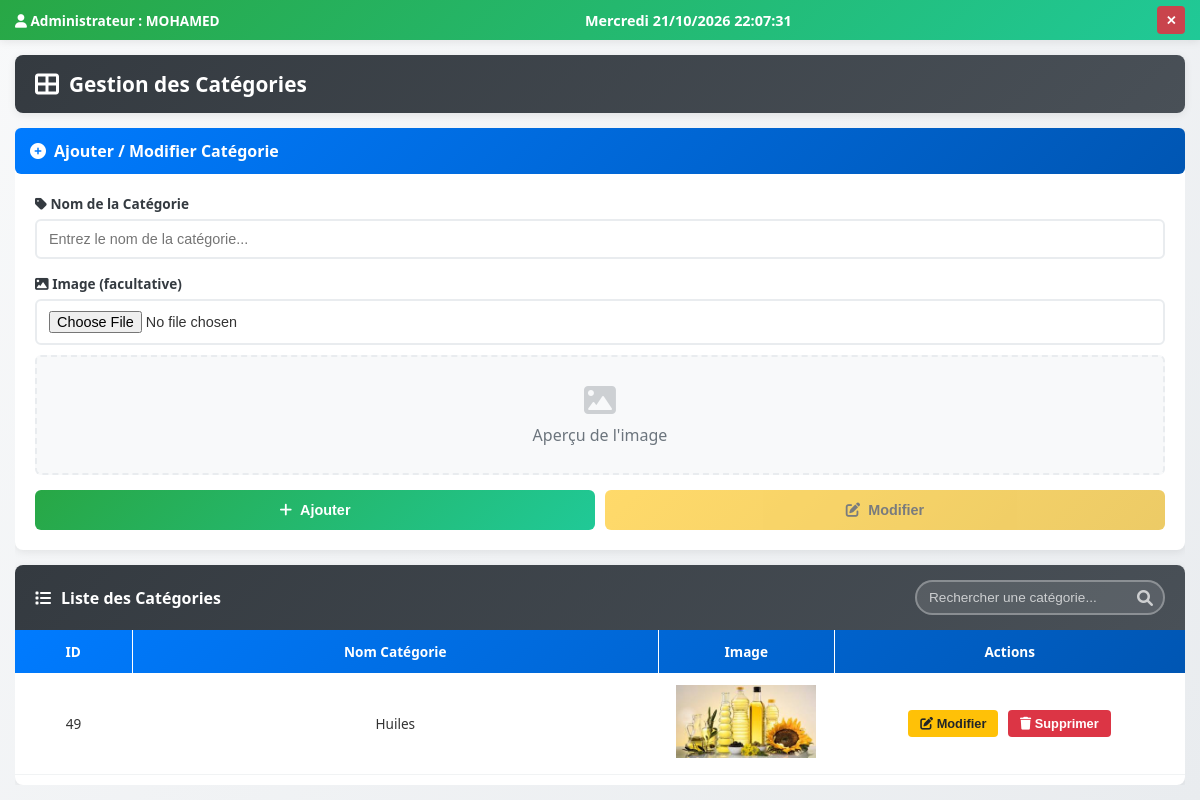
The app's page /php/categories.php (signed in), older data.
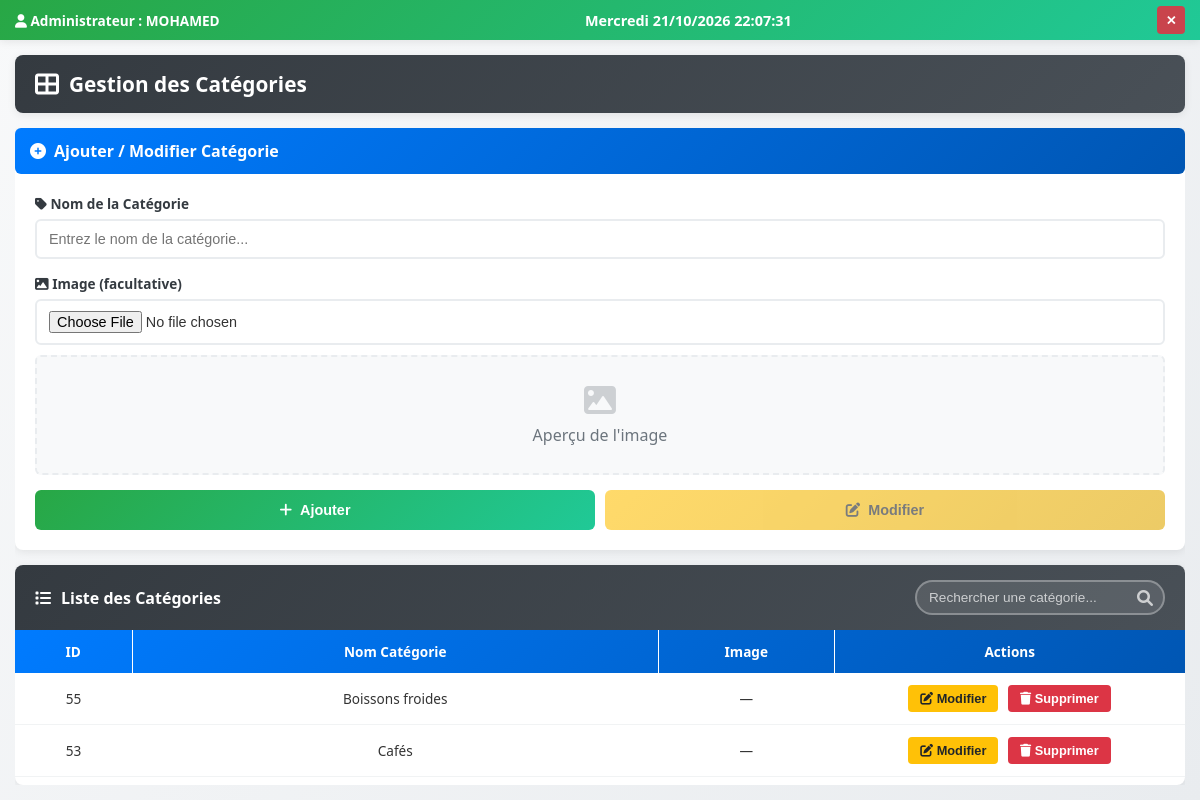
The same page, newer data.
### tables this page shows
CREATE TABLE `categories` (
  `id` int(11) NOT NULL,
  `name` varchar(100) NOT NULL,
  `image` varchar(255) DEFAULT NULL
);

### php/categories.php (the view, shortened to what this page needs)
<?php
require_once('db_connection.php');
?>
<!DOCTYPE html>
<html lang="fr" dir="ltr">
<head>
    <link href="https://cdnjs.cloudflare.com/ajax/libs/font-awesome/6.0.0/css/all.min.css" rel="stylesheet">
    <link rel="stylesheet" href="../css/categories.css">
    <link rel="stylesheet" href="../css/global.css">
</head>
<body>
    <header class="header">
        <div class="header-left">
            <span><i class="fas fa-user"></i> Administrateur : <?php echo strtoupper(htmlspecialchars($_SESSION['username'] ?? 'ADMIN')); ?></span>
        </div>
        <div class="header-center">
            <span id="current-time"></span>
        </div>
        <div class="header-right">
            <button class="close-btn" onclick="location.href='menu.php'">✕</button>
        </div>
    </header>
    <div class="container">
        <div class="page-title">
            <i class="fas fa-th-large"></i>
            <h2>Gestion des Catégories</h2>
        </div>
        <div class="content-wrapper">
            <div class="form-section">
                <div class="form-header">
                    <i class="fas fa-plus-circle"></i>
                    <span>Ajouter / Modifier Catégorie</span>
                </div>
                <form method="POST" enctype="multipart/form-data" >
                    <div class="form-group">
                        <label for="category-name">
                            <i class="fas fa-tag"></i> Nom de la Catégorie
                        </label>
                        <input
                            type="text"
                            name="name"
                            id="category-name"
                            placeholder="Entrez le nom de la catégorie..."
                            required
                        >
                    </div>
                    <div class="form-group">
                        <label for="category-image">
                            <i class="fas fa-image"></i> Image (facultative)
                        </label>
                        <input
                            type="file"
                            name="image"
                            id="category-image"
                        >
                        <div class="image-preview" id="imagePreview">
                            <div class="placeholder">
                                <i class="fas fa-image"></i>
                                <p>Aperçu de l'image</p>
                            </div>
                        </div>
                    </div>
                    <div class="btn-group">
                        <button type="submit" name="add" id="addCategory" class="btn btn-add">
                            <i class="fas fa-plus"></i> Ajouter
                        </button>
                        <button type="submit" name="update" id="updateCategory" class="btn btn-update" disabled>
                            <i class="fas fa-edit"></i> Modifier
                        </button>
                    </div>
                </form>
            </div>
            <div class="table-section">
                <div class="table-header">
                    <div class="table-title">
                        <i class="fas fa-list"></i>
                        <span>Liste des Catégories</span>
                    </div>
                    <div class="search-box">
                        <input
                            type="text"
                            id="search-input"
                            placeholder="Rechercher une catégorie..."
                        >
                        <i class="fas fa-search"></i>
                    </div>
                </div>
                <div class="table-container">
                    <table>
                        <thead>
                            <tr>
                                <th style="width: 10%;">ID</th>
                                <th style="width: 45%;">Nom Catégorie</th>
                                <th style="width: 15%;">Image</th>
                                <th style="width: 30%;">Actions</th>
                            </tr>
                        </thead>
                        <?php
                        $sql2 = 'SELECT c.* FROM categories c ORDER BY c.name';
                        $stmt = $pdo->prepare($sql2);
                        $stmt->execute();
                        $categories = $stmt->fetchAll(PDO::FETCH_ASSOC);
                        ?>
                        <tbody id="categories-tbody">
                            <?php foreach($categories as $category):?>
                                <tr class="category">
                                    <td><?=$category['id']?></td>
                                    <td><?=htmlspecialchars($category['name'])?></td>
                                    <td>
                                        <?php if ($category['image']): ?><img src="<?=htmlspecialchars($category['image'])?>" alt="<?=htmlspecialchars($category['name'])?>" style="width:140px;" class="category-image"><?php else: ?><span>—</span><?php endif; ?>
                                    </td>
                                    <td>
                                        <button class="action-btn btn-edit" >
                                            <i class="fas fa-edit"></i> Modifier
                                        </button>
                                        <form method="post" style="display:inline;">
                                            <button name="delete" class="action-btn btn-delete" onclick="return confirm('هل أنت متأكد من الحذف؟');" >
                                                <i class="fas fa-trash"></i> Supprimer
                                            </button>
                                        </form>
                                    </td>
                                </tr>
                            <?php endforeach; ?>
                        </tbody>
                    </table>
                </div>
            </div>
        </div>
    </div>
</body>
</html>

### css/categories.css (style rules this page uses)
.container { height: calc(100vh - 40px); display: flex; flex-direction: column; padding: 15px; overflow: hidden; }
.page-title { background: linear-gradient(135deg, var(--dark-color) 0%, #495057 100%); color: white; padding: 15px 20px; border-radius: 8px; margin-bottom: 15px; box-shadow: var(--shadow); display: flex; align-items: center; gap: 10px; }
.page-title h2 { font-size: 1.3rem; font-weight: 700; margin: 0; }
.page-title i { font-size: 1.5rem; }
.content-wrapper { flex: 1; display: flex; gap: 15px; overflow: hidden; }
.form-section { background: var(--white); border-radius: 8px; padding: 20px; width: 350px; box-shadow: var(--shadow); display: flex; flex-direction: column; }
.form-header { background: linear-gradient(135deg, var(--info-color) 0%, #0056b3 100%); color: white; padding: 12px 15px; border-radius: 6px; margin: -20px -20px 20px -20px; font-weight: 600; font-size: 1rem; display: flex; align-items: center; gap: 8px; }
.form-group { margin-bottom: 15px; }
.form-group label { display: block; font-weight: 600; color: var(--dark-color); font-size: 0.85rem; margin-bottom: 6px; }
.form-group input { width: 100%; padding: 10px 12px; border: 2px solid #e9ecef; border-radius: 6px; font-size: 0.9rem; transition: var(--transition); }
.btn-group { display: grid; grid-template-columns: 1fr 1fr; gap: 10px; margin-top: auto; }
.btn { padding: 12px 20px; border: none; border-radius: 6px; font-weight: 600; font-size: 0.9rem; cursor: pointer; transition: var(--transition); display: flex; align-items: center; justify-content: center; gap: 8px; }
.btn-add { background: linear-gradient(135deg, var(--primary-color) 0%, var(--secondary-color) 100%); color: white; }
.btn-update { background: linear-gradient(135deg, var(--warning-color) 0%, #e0a800 100%); color: #212529; }
.btn:disabled { opacity: 0.6; cursor: not-allowed; transform: none; }
.image-preview { width: 100%; height: 120px; border: 2px dashed #e9ecef; border-radius: 6px; display: flex; align-items: center; justify-content: center; margin-top: 10px; background: var(--light-color); position: relative; overflow: hidden; }
.image-preview .placeholder { text-align: center; color: #6c757d; }
.image-preview .placeholder i { font-size: 2rem; display: block; margin-bottom: 8px; opacity: 0.3; }
.table-section { flex: 1; background: var(--white); border-radius: 8px; box-shadow: var(--shadow); display: flex; flex-direction: column; overflow: hidden; }
.table-header { background: linear-gradient(135deg, var(--dark-color) 0%, #495057 100%); color: white; padding: 15px 20px; font-weight: 600; font-size: 1rem; display: flex; align-items: center; justify-content: space-between; }
.table-title { display: flex; align-items: center; gap: 10px; }
.search-box { position: relative; width: 300px; }
.search-box input { width: 100%; padding: 8px 35px 8px 12px; border: 2px solid rgba(255,255,255,0.3); border-radius: 20px; background: rgba(255,255,255,0.1); color: white; font-size: 0.85rem; }
.search-box input::placeholder { color: rgba(255,255,255,0.7); }
.search-box i { position: absolute; right: 12px; top: 50%; transform: translateY(-50%); color: rgba(255,255,255,0.7); }
.table-container { flex: 1; overflow-y: auto; overflow-x: hidden; }
table { width: 100%; border-collapse: collapse; }
thead { position: sticky; top: 0; z-index: 10; background: linear-gradient(135deg, var(--info-color) 0%, #0056b3 100%); }
th { padding: 12px; color: white; font-weight: 600; font-size: 0.85rem; text-align: center; border-right: 1px solid rgba(255,255,255,0.1); }
th:last-child { border-right: none; }
td { padding: 12px; text-align: center; font-size: 0.85rem; border-bottom: 1px solid #f1f3f4; }
tbody tr { transition: background-color 0.2s; }
.action-btn { padding: 6px 12px; border: none; border-radius: 4px; font-size: 0.8rem; font-weight: 600; cursor: pointer; transition: var(--transition); margin: 0 3px; }
.btn-edit { background: var(--warning-color); color: #212529; }
.btn-delete { background: var(--danger-color); color: white; }
@media (max-width: 1200px) { .content-wrapper { flex-direction: column; } }
@media (max-width: 1200px) { .form-section { width: 100%; } }
@media (max-width: 1200px) { .search-box { width: 250px; } }

Row changes from the older to the newer data that the page shows:
removed categories: id "49", name "Huiles", image (picture)
added categories: id "55", name "Boissons froides"
added categories: id "53", name "Cafés"
